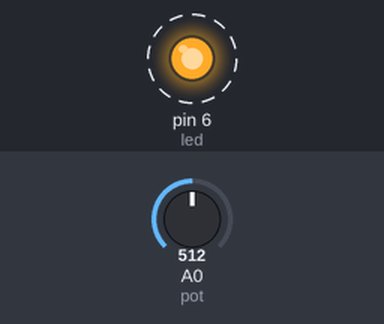
This sketch was run on a simulated Arduino Uno, built with avr-gcc and run on an emulated ATmega328P. Shown: output pins drawn as LEDs (lit = HIGH). Dashed ring = blinking. The inputs (shaded band) are chosen by the test bench; at power-on: A0 (pot) = 512.

Above: at 1.2 s.
1.3 s: A0 (pot) set to 536
4.3 s: A0 (pot) set to 552
7.3 s: A0 (pot) set to 571
At 7.8 s:
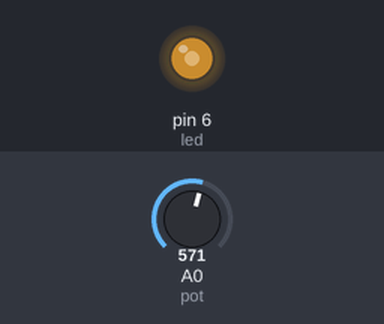
8.8 s: A0 (pot) set to 762
At 9.58 s:
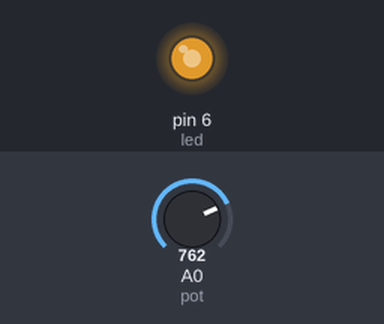
11.8 s: A0 (pot) set to 790
Timing chart, 0 to 15.8 s (numbered marks = the images above; inputs shaded):
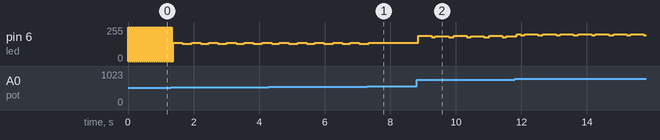

The sketch:

manual_pwm.ino
```cpp
#define pot A0
int led = 6;
int period = 20;

void setup() {
  // put your setup code here, to run once:
  pinMode(led, OUTPUT);
  pinMode(pot, INPUT);
  Serial.begin(9600);
}

void loop() {
  // put your main code here, to run repeatedly:
  int duty_cycle = map(analogRead(pot),0,1023,0,100);
  digitalWrite(led, HIGH);
  delay(period*(duty_cycle/100.));
  digitalWrite(led, LOW);
  delay(period*((100 - duty_cycle)/100.));
}
```

Measured:
- the behaviour switches between 562 and 563 on A0 (pot) (found by bisection; images 0 and 1)
- after the input at 7.3 s, pin 6 (led): goes on until 7.3 s, then stays 137/255
- after the input at 8.8 s, pin 6 (led): 137/255 → 188/255 after 0.06 s, then repeats every 1.1 s: 179/255 0.12 s, 186/255 0.40 s, 180/255 0.16 s, 188/255 0.40 s
- by itself, pin 6 (led): alternates 137/255 for 0.28 s and 128/255 for 0.24 s
